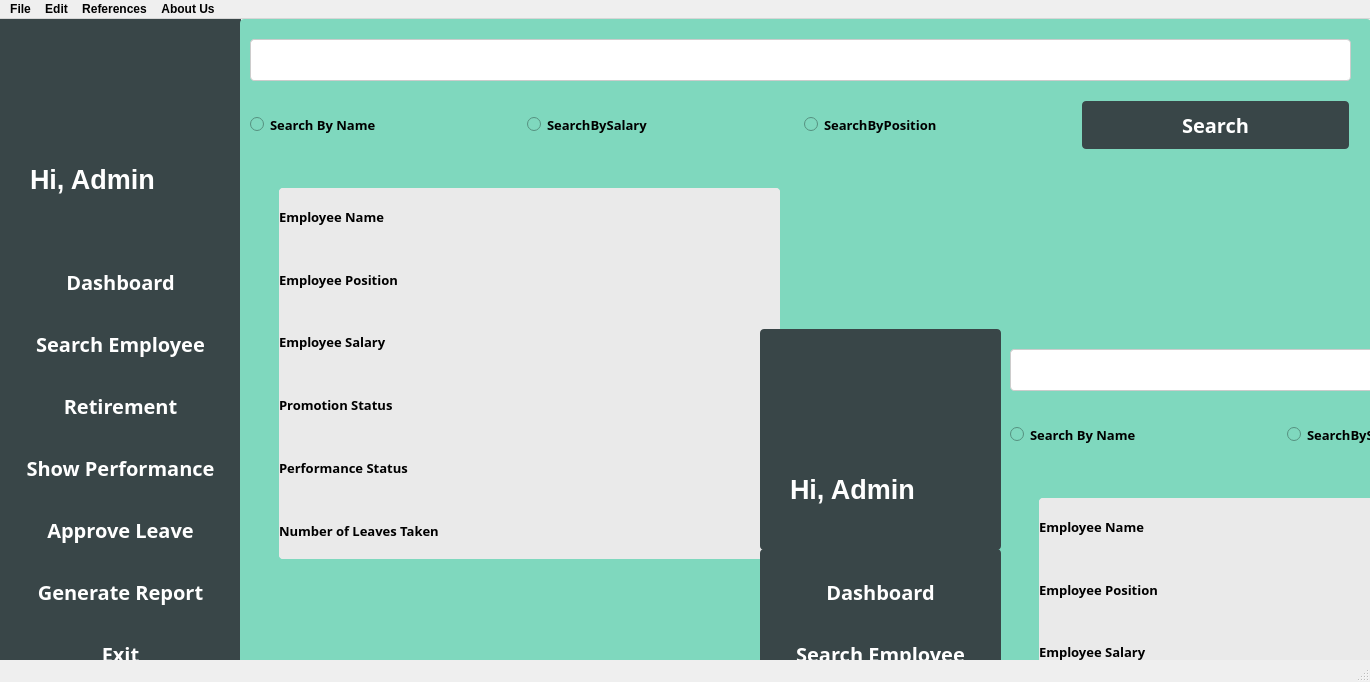
<?xml version="1.0" encoding="UTF-8"?>
<ui version="4.0">
 <class>searchEmployee</class>
 <widget class="QMainWindow" name="searchEmployee">
  <property name="geometry">
   <rect>
    <x>0</x>
    <y>0</y>
    <width>1370</width>
    <height>682</height>
   </rect>
  </property>
  <property name="windowTitle">
   <string>MainWindow</string>
  </property>
  <widget class="QWidget" name="centralwidget">
   <widget class="QWidget" name="widget_2" native="true">
    <property name="geometry">
     <rect>
      <x>0</x>
      <y>220</y>
      <width>241</width>
      <height>458</height>
     </rect>
    </property>
    <property name="styleSheet">
     <string notr="true">background-color: #394648;
</string>
    </property>
    <layout class="QVBoxLayout" name="verticalLayout_2">
     <item>
      <layout class="QVBoxLayout" name="verticalLayout">
       <item>
        <widget class="QPushButton" name="dashButton">
         <property name="font">
          <font>
           <family>Segoe UI Semibold</family>
           <pointsize>-1</pointsize>
           <weight>75</weight>
           <bold>true</bold>
           <underline>false</underline>
           <strikeout>false</strikeout>
          </font>
         </property>
         <property name="styleSheet">
          <string notr="true">background-color: #394648; /* Green */
  width: 100%;
  border: none;
  color: white;
  padding: 10px;
  text-align: center;
  text-decoration: none;
  font-size: 20px;
  margin: 4px 2px;
	border-radius: 4px;</string>
         </property>
         <property name="text">
          <string>Dashboard</string>
         </property>
        </widget>
       </item>
       <item>
        <widget class="QPushButton" name="pushButton_2">
         <property name="font">
          <font>
           <family>Segoe UI Semibold</family>
           <pointsize>-1</pointsize>
           <weight>75</weight>
           <bold>true</bold>
           <underline>false</underline>
           <strikeout>false</strikeout>
          </font>
         </property>
         <property name="styleSheet">
          <string notr="true">background-color: #394648; /* Green */
  width: 100%;
  border: none;
  color: white;
  padding: 10px;
  text-align: center;
  text-decoration: none;
  font-size: 20px;
  margin: 4px 2px;
	border-radius: 4px;</string>
         </property>
         <property name="text">
          <string>Search Employee</string>
         </property>
        </widget>
       </item>
       <item>
        <widget class="QPushButton" name="retireButton">
         <property name="font">
          <font>
           <family>Segoe UI Semibold</family>
           <pointsize>-1</pointsize>
           <weight>75</weight>
           <bold>true</bold>
           <underline>false</underline>
           <strikeout>false</strikeout>
          </font>
         </property>
         <property name="styleSheet">
          <string notr="true">background-color: #394648; /* Green */
  width: 100%;
  border: none;
  color: white;
  padding: 10px;
  text-align: center;
  text-decoration: none;
  font-size: 20px;
  margin: 4px 2px;
	border-radius: 4px;</string>
         </property>
         <property name="text">
          <string>Retirement</string>
         </property>
        </widget>
       </item>
       <item>
        <widget class="QPushButton" name="pushButton_4">
         <property name="font">
          <font>
           <family>Segoe UI Semibold</family>
           <pointsize>-1</pointsize>
           <weight>75</weight>
           <bold>true</bold>
           <underline>false</underline>
           <strikeout>false</strikeout>
          </font>
         </property>
         <property name="styleSheet">
          <string notr="true">background-color: #394648; /* Green */
  width: 100%;
  border: none;
  color: white;
  padding: 10px;
  text-align: center;
  text-decoration: none;
  font-size: 20px;
  margin: 4px 2px;
	border-radius: 4px;</string>
         </property>
         <property name="text">
          <string>Show Performance</string>
         </property>
        </widget>
       </item>
       <item>
        <widget class="QPushButton" name="pushButton_5">
         <property name="font">
          <font>
           <family>Segoe UI Semibold</family>
           <pointsize>-1</pointsize>
           <weight>75</weight>
           <bold>true</bold>
           <underline>false</underline>
           <strikeout>false</strikeout>
          </font>
         </property>
         <property name="styleSheet">
          <string notr="true">background-color: #394648; /* Green */
  width: 100%;
  border: none;
  color: white;
  padding: 10px;
  text-align: center;
  text-decoration: none;
  font-size: 20px;
  margin: 4px 2px;
	border-radius: 4px;</string>
         </property>
         <property name="text">
          <string>Approve Leave</string>
         </property>
        </widget>
       </item>
       <item>
        <widget class="QPushButton" name="pushButton_6">
         <property name="font">
          <font>
           <family>Segoe UI Semibold</family>
           <pointsize>-1</pointsize>
           <weight>75</weight>
           <bold>true</bold>
           <underline>false</underline>
           <strikeout>false</strikeout>
          </font>
         </property>
         <property name="styleSheet">
          <string notr="true">background-color: #394648; /* Green */
  width: 100%;
  border: none;
  color: white;
  padding: 10px;
  text-align: center;
  text-decoration: none;
  font-size: 20px;
  margin: 4px 2px;
	border-radius: 4px;</string>
         </property>
         <property name="text">
          <string>Generate Report</string>
         </property>
        </widget>
       </item>
       <item>
        <widget class="QPushButton" name="pushButton_7">
         <property name="font">
          <font>
           <family>Segoe UI Semibold</family>
           <pointsize>-1</pointsize>
           <weight>75</weight>
           <bold>true</bold>
           <underline>false</underline>
           <strikeout>false</strikeout>
          </font>
         </property>
         <property name="styleSheet">
          <string notr="true">background-color: #394648; /* Green */
  width: 100%;
  border: none;
  color: white;
  padding: 10px;
  text-align: center;
  text-decoration: none;
  font-size: 20px;
  margin: 4px 2px;
	border-radius: 4px;</string>
         </property>
         <property name="text">
          <string>Exit</string>
         </property>
        </widget>
       </item>
      </layout>
     </item>
    </layout>
   </widget>
   <widget class="QWidget" name="widget" native="true">
    <property name="geometry">
     <rect>
      <x>0</x>
      <y>0</y>
      <width>241</width>
      <height>221</height>
     </rect>
    </property>
    <property name="font">
     <font>
      <family>Comic Sans MS</family>
      <pointsize>10</pointsize>
      <weight>75</weight>
      <bold>true</bold>
     </font>
    </property>
    <property name="styleSheet">
     <string notr="true">background-color: #394648;</string>
    </property>
    <widget class="QLabel" name="label">
     <property name="geometry">
      <rect>
       <x>30</x>
       <y>130</y>
       <width>171</width>
       <height>61</height>
      </rect>
     </property>
     <property name="font">
      <font>
       <family>Segoe UI</family>
       <pointsize>20</pointsize>
       <weight>75</weight>
       <bold>true</bold>
      </font>
     </property>
     <property name="styleSheet">
      <string notr="true">color: white;</string>
     </property>
     <property name="text">
      <string>Hi, Admin</string>
     </property>
    </widget>
    <widget class="QLabel" name="adminImage">
     <property name="geometry">
      <rect>
       <x>100</x>
       <y>20</y>
       <width>151</width>
       <height>111</height>
      </rect>
     </property>
     <property name="font">
      <font>
       <family>Segoe UI</family>
       <pointsize>20</pointsize>
       <weight>75</weight>
       <bold>true</bold>
      </font>
     </property>
     <property name="styleSheet">
      <string notr="true">color: white;</string>
     </property>
     <property name="text">
      <string/>
     </property>
    </widget>
   </widget>
   <widget class="QWidget" name="widget_3" native="true">
    <property name="geometry">
     <rect>
      <x>240</x>
      <y>0</y>
      <width>1131</width>
      <height>681</height>
     </rect>
    </property>
    <property name="styleSheet">
     <string notr="true">background-color: #7fd8be;
border-radius: 4px</string>
    </property>
    <widget class="QWidget" name="widget_4" native="true">
     <property name="geometry">
      <rect>
       <x>9</x>
       <y>139</y>
       <width>1101</width>
       <height>511</height>
      </rect>
     </property>
     <property name="autoFillBackground">
      <bool>false</bool>
     </property>
     <widget class="QWidget" name="widget_5" native="true">
      <property name="geometry">
       <rect>
        <x>30</x>
        <y>30</y>
        <width>501</width>
        <height>371</height>
       </rect>
      </property>
      <property name="font">
       <font>
        <family>Segoe UI Semibold</family>
        <pointsize>11</pointsize>
        <weight>75</weight>
        <bold>true</bold>
       </font>
      </property>
      <property name="styleSheet">
       <string notr="true">background-color: #eaeaea;</string>
      </property>
      <layout class="QHBoxLayout" name="horizontalLayout_2">
       <item>
        <layout class="QVBoxLayout" name="verticalLayout_4">
         <item>
          <widget class="QLabel" name="label_2">
           <property name="font">
            <font>
             <family>Segoe UI Semibold</family>
             <pointsize>10</pointsize>
             <weight>75</weight>
             <bold>true</bold>
            </font>
           </property>
           <property name="text">
            <string>Employee Name</string>
           </property>
          </widget>
         </item>
         <item>
          <widget class="QLabel" name="label_4">
           <property name="font">
            <font>
             <family>Segoe UI Semibold</family>
             <pointsize>10</pointsize>
             <weight>75</weight>
             <bold>true</bold>
            </font>
           </property>
           <property name="text">
            <string>Employee Position</string>
           </property>
          </widget>
         </item>
         <item>
          <widget class="QLabel" name="label_7">
           <property name="font">
            <font>
             <family>Segoe UI Semibold</family>
             <pointsize>10</pointsize>
             <weight>75</weight>
             <bold>true</bold>
            </font>
           </property>
           <property name="text">
            <string>Employee Salary</string>
           </property>
          </widget>
         </item>
         <item>
          <widget class="QLabel" name="label_9">
           <property name="font">
            <font>
             <family>Segoe UI Semibold</family>
             <pointsize>10</pointsize>
             <weight>75</weight>
             <bold>true</bold>
            </font>
           </property>
           <property name="text">
            <string>Promotion Status</string>
           </property>
          </widget>
         </item>
         <item>
          <widget class="QLabel" name="label_11">
           <property name="font">
            <font>
             <family>Segoe UI Semibold</family>
             <pointsize>10</pointsize>
             <weight>75</weight>
             <bold>true</bold>
            </font>
           </property>
           <property name="text">
            <string>Performance Status</string>
           </property>
          </widget>
         </item>
         <item>
          <widget class="QLabel" name="label_13">
           <property name="font">
            <font>
             <family>Segoe UI Semibold</family>
             <pointsize>10</pointsize>
             <weight>75</weight>
             <bold>true</bold>
            </font>
           </property>
           <property name="text">
            <string>Number of Leaves Taken</string>
           </property>
          </widget>
         </item>
        </layout>
       </item>
       <item>
        <layout class="QVBoxLayout" name="verticalLayout_5">
         <item>
          <widget class="QLabel" name="label_3">
           <property name="font">
            <font>
             <family>Segoe UI Semibold</family>
             <pointsize>10</pointsize>
             <weight>75</weight>
             <bold>true</bold>
            </font>
           </property>
           <property name="text">
            <string/>
           </property>
          </widget>
         </item>
         <item>
          <widget class="QLabel" name="label_5">
           <property name="font">
            <font>
             <family>Segoe UI Semibold</family>
             <pointsize>10</pointsize>
             <weight>75</weight>
             <bold>true</bold>
            </font>
           </property>
           <property name="text">
            <string/>
           </property>
          </widget>
         </item>
         <item>
          <widget class="QLabel" name="label_6">
           <property name="font">
            <font>
             <family>Segoe UI Semibold</family>
             <pointsize>10</pointsize>
             <weight>75</weight>
             <bold>true</bold>
            </font>
           </property>
           <property name="text">
            <string/>
           </property>
          </widget>
         </item>
         <item>
          <widget class="QLabel" name="label_8">
           <property name="font">
            <font>
             <family>Segoe UI Semibold</family>
             <pointsize>10</pointsize>
             <weight>75</weight>
             <bold>true</bold>
            </font>
           </property>
           <property name="text">
            <string/>
           </property>
          </widget>
         </item>
         <item>
          <widget class="QLabel" name="label_10">
           <property name="font">
            <font>
             <family>Segoe UI Semibold</family>
             <pointsize>10</pointsize>
             <weight>75</weight>
             <bold>true</bold>
            </font>
           </property>
           <property name="text">
            <string/>
           </property>
          </widget>
         </item>
         <item>
          <widget class="QLabel" name="label_12">
           <property name="font">
            <font>
             <family>Segoe UI Semibold</family>
             <pointsize>10</pointsize>
             <weight>75</weight>
             <bold>true</bold>
            </font>
           </property>
           <property name="text">
            <string/>
           </property>
          </widget>
         </item>
        </layout>
       </item>
      </layout>
     </widget>
     <widget class="QLabel" name="img">
      <property name="geometry">
       <rect>
        <x>574</x>
        <y>35</y>
        <width>501</width>
        <height>361</height>
       </rect>
      </property>
      <property name="text">
       <string/>
      </property>
     </widget>
    </widget>
    <widget class="QWidget" name="layoutWidget">
     <property name="geometry">
      <rect>
       <x>10</x>
       <y>10</y>
       <width>1101</width>
       <height>127</height>
      </rect>
     </property>
     <layout class="QVBoxLayout" name="verticalLayout_3">
      <item>
       <widget class="QLineEdit" name="lineEdit">
        <property name="styleSheet">
         <string notr="true">width: 100%;
  padding: 12px 20px;
  margin: 8px 0;
  border: 1px solid #ccc;
  border-radius: 4px;
background-color: white;
</string>
        </property>
       </widget>
      </item>
      <item>
       <layout class="QHBoxLayout" name="horizontalLayout">
        <item>
         <widget class="QRadioButton" name="radioButton">
          <property name="font">
           <font>
            <family>Segoe UI Semibold</family>
            <pointsize>10</pointsize>
            <weight>75</weight>
            <bold>true</bold>
           </font>
          </property>
          <property name="autoFillBackground">
           <bool>false</bool>
          </property>
          <property name="text">
           <string>Search By Name</string>
          </property>
         </widget>
        </item>
        <item>
         <widget class="QRadioButton" name="radioButton_2">
          <property name="font">
           <font>
            <family>Segoe UI Semibold</family>
            <pointsize>10</pointsize>
            <weight>75</weight>
            <bold>true</bold>
           </font>
          </property>
          <property name="autoFillBackground">
           <bool>false</bool>
          </property>
          <property name="text">
           <string>SearchBySalary</string>
          </property>
         </widget>
        </item>
        <item>
         <widget class="QRadioButton" name="radioButton_3">
          <property name="font">
           <font>
            <family>Segoe UI Semibold</family>
            <pointsize>10</pointsize>
            <weight>75</weight>
            <bold>true</bold>
           </font>
          </property>
          <property name="autoFillBackground">
           <bool>false</bool>
          </property>
          <property name="text">
           <string>SearchByPosition</string>
          </property>
         </widget>
        </item>
        <item>
         <widget class="QPushButton" name="pushButton_8">
          <property name="font">
           <font>
            <family>Segoe UI Semibold</family>
            <pointsize>-1</pointsize>
            <weight>75</weight>
            <bold>true</bold>
            <underline>false</underline>
            <strikeout>false</strikeout>
           </font>
          </property>
          <property name="autoFillBackground">
           <bool>false</bool>
          </property>
          <property name="styleSheet">
           <string notr="true">background-color: #394648; /* Green */
  width: 100%;
  border: none;
  color: white;
  padding: 10px;
  text-align: center;
  text-decoration: none;
  font-size: 20px;
  margin: 4px 2px;
	border-radius: 4px;</string>
          </property>
          <property name="text">
           <string>Search</string>
          </property>
         </widget>
        </item>
       </layout>
      </item>
     </layout>
    </widget>
    <widget class="QWidget" name="widget_6" native="true">
     <property name="geometry">
      <rect>
       <x>760</x>
       <y>310</y>
       <width>1131</width>
       <height>681</height>
      </rect>
     </property>
     <property name="styleSheet">
      <string notr="true">background-color: #7fd8be;
border-radius: 4px</string>
     </property>
     <widget class="QWidget" name="widget_7" native="true">
      <property name="geometry">
       <rect>
        <x>9</x>
        <y>139</y>
        <width>1101</width>
        <height>511</height>
       </rect>
      </property>
      <property name="autoFillBackground">
       <bool>false</bool>
      </property>
      <widget class="QWidget" name="widget_8" native="true">
       <property name="geometry">
        <rect>
         <x>30</x>
         <y>30</y>
         <width>501</width>
         <height>371</height>
        </rect>
       </property>
       <property name="font">
        <font>
         <family>Segoe UI Semibold</family>
         <pointsize>11</pointsize>
         <weight>75</weight>
         <bold>true</bold>
        </font>
       </property>
       <property name="styleSheet">
        <string notr="true">background-color: #eaeaea;</string>
       </property>
       <layout class="QHBoxLayout" name="horizontalLayout_3">
        <item>
         <layout class="QVBoxLayout" name="verticalLayout_6">
          <item>
           <widget class="QLabel" name="label_14">
            <property name="font">
             <font>
              <family>Segoe UI Semibold</family>
              <pointsize>10</pointsize>
              <weight>75</weight>
              <bold>true</bold>
             </font>
            </property>
            <property name="text">
             <string>Employee Name</string>
            </property>
           </widget>
          </item>
          <item>
           <widget class="QLabel" name="label_15">
            <property name="font">
             <font>
              <family>Segoe UI Semibold</family>
              <pointsize>10</pointsize>
              <weight>75</weight>
              <bold>true</bold>
             </font>
            </property>
            <property name="text">
             <string>Employee Position</string>
            </property>
           </widget>
          </item>
          <item>
           <widget class="QLabel" name="label_16">
            <property name="font">
             <font>
              <family>Segoe UI Semibold</family>
              <pointsize>10</pointsize>
              <weight>75</weight>
              <bold>true</bold>
             </font>
            </property>
            <property name="text">
             <string>Employee Salary</string>
            </property>
           </widget>
          </item>
          <item>
           <widget class="QLabel" name="label_17">
            <property name="font">
             <font>
              <family>Segoe UI Semibold</family>
              <pointsize>10</pointsize>
              <weight>75</weight>
              <bold>true</bold>
             </font>
            </property>
            <property name="text">
             <string>Promotion Status</string>
            </property>
           </widget>
          </item>
          <item>
           <widget class="QLabel" name="label_18">
            <property name="font">
             <font>
              <family>Segoe UI Semibold</family>
              <pointsize>10</pointsize>
              <weight>75</weight>
              <bold>true</bold>
             </font>
            </property>
            <property name="text">
             <string>Performance Status</string>
            </property>
           </widget>
          </item>
          <item>
           <widget class="QLabel" name="label_19">
            <property name="font">
             <font>
              <family>Segoe UI Semibold</family>
              <pointsize>10</pointsize>
              <weight>75</weight>
              <bold>true</bold>
             </font>
            </property>
            <property name="text">
             <string>Number of Leaves Taken</string>
            </property>
           </widget>
          </item>
         </layout>
        </item>
        <item>
         <layout class="QVBoxLayout" name="verticalLayout_7">
          <item>
           <widget class="QLabel" name="label_20">
            <property name="font">
             <font>
              <family>Segoe UI Semibold</family>
              <pointsize>10</pointsize>
              <weight>75</weight>
              <bold>true</bold>
             </font>
            </property>
            <property name="text">
             <string/>
            </property>
           </widget>
          </item>
          <item>
           <widget class="QLabel" name="label_21">
            <property name="font">
             <font>
              <family>Segoe UI Semibold</family>
              <pointsize>10</pointsize>
              <weight>75</weight>
              <bold>true</bold>
             </font>
            </property>
            <property name="text">
             <string/>
            </property>
           </widget>
          </item>
          <item>
           <widget class="QLabel" name="label_22">
            <property name="font">
             <font>
              <family>Segoe UI Semibold</family>
              <pointsize>10</pointsize>
              <weight>75</weight>
              <bold>true</bold>
             </font>
            </property>
            <property name="text">
             <string/>
            </property>
           </widget>
          </item>
          <item>
           <widget class="QLabel" name="label_23">
            <property name="font">
             <font>
              <family>Segoe UI Semibold</family>
              <pointsize>10</pointsize>
              <weight>75</weight>
              <bold>true</bold>
             </font>
            </property>
            <property name="text">
             <string/>
            </property>
           </widget>
          </item>
          <item>
           <widget class="QLabel" name="label_24">
            <property name="font">
             <font>
              <family>Segoe UI Semibold</family>
              <pointsize>10</pointsize>
              <weight>75</weight>
              <bold>true</bold>
             </font>
            </property>
            <property name="text">
             <string/>
            </property>
           </widget>
          </item>
          <item>
           <widget class="QLabel" name="label_25">
            <property name="font">
             <font>
              <family>Segoe UI Semibold</family>
              <pointsize>10</pointsize>
              <weight>75</weight>
              <bold>true</bold>
             </font>
            </property>
            <property name="text">
             <string/>
            </property>
           </widget>
          </item>
         </layout>
        </item>
       </layout>
      </widget>
      <widget class="QLabel" name="img_2">
       <property name="geometry">
        <rect>
         <x>574</x>
         <y>35</y>
         <width>501</width>
         <height>361</height>
        </rect>
       </property>
       <property name="text">
        <string/>
       </property>
      </widget>
     </widget>
     <widget class="QWidget" name="layoutWidget_2">
      <property name="geometry">
       <rect>
        <x>10</x>
        <y>10</y>
        <width>1101</width>
        <height>127</height>
       </rect>
      </property>
      <layout class="QVBoxLayout" name="verticalLayout_8">
       <item>
        <widget class="QLineEdit" name="lineEdit_2">
         <property name="styleSheet">
          <string notr="true">width: 100%;
  padding: 12px 20px;
  margin: 8px 0;
  border: 1px solid #ccc;
  border-radius: 4px;
background-color: white;
</string>
         </property>
        </widget>
       </item>
       <item>
        <layout class="QHBoxLayout" name="horizontalLayout_4">
         <item>
          <widget class="QRadioButton" name="radioButton_4">
           <property name="font">
            <font>
             <family>Segoe UI Semibold</family>
             <pointsize>10</pointsize>
             <weight>75</weight>
             <bold>true</bold>
            </font>
           </property>
           <property name="autoFillBackground">
            <bool>false</bool>
           </property>
           <property name="text">
            <string>Search By Name</string>
           </property>
          </widget>
         </item>
         <item>
          <widget class="QRadioButton" name="radioButton_5">
           <property name="font">
            <font>
             <family>Segoe UI Semibold</family>
             <pointsize>10</pointsize>
             <weight>75</weight>
             <bold>true</bold>
            </font>
           </property>
           <property name="autoFillBackground">
            <bool>false</bool>
           </property>
           <property name="text">
            <string>SearchBySalary</string>
           </property>
          </widget>
         </item>
         <item>
          <widget class="QRadioButton" name="radioButton_6">
           <property name="font">
            <font>
             <family>Segoe UI Semibold</family>
             <pointsize>10</pointsize>
             <weight>75</weight>
             <bold>true</bold>
            </font>
           </property>
           <property name="autoFillBackground">
            <bool>false</bool>
           </property>
           <property name="text">
            <string>SearchByPosition</string>
           </property>
          </widget>
         </item>
         <item>
          <widget class="QPushButton" name="pushButton_9">
           <property name="font">
            <font>
             <family>Segoe UI Semibold</family>
             <pointsize>-1</pointsize>
             <weight>75</weight>
             <bold>true</bold>
             <underline>false</underline>
             <strikeout>false</strikeout>
            </font>
           </property>
           <property name="autoFillBackground">
            <bool>false</bool>
           </property>
           <property name="styleSheet">
            <string notr="true">background-color: #394648; /* Green */
  width: 100%;
  border: none;
  color: white;
  padding: 10px;
  text-align: center;
  text-decoration: none;
  font-size: 20px;
  margin: 4px 2px;
	border-radius: 4px;</string>
           </property>
           <property name="text">
            <string>Search</string>
           </property>
          </widget>
         </item>
        </layout>
       </item>
      </layout>
     </widget>
    </widget>
    <widget class="QWidget" name="widget_9" native="true">
     <property name="geometry">
      <rect>
       <x>520</x>
       <y>530</y>
       <width>241</width>
       <height>458</height>
      </rect>
     </property>
     <property name="styleSheet">
      <string notr="true">background-color: #394648;
</string>
     </property>
     <layout class="QVBoxLayout" name="verticalLayout_9">
      <item>
       <layout class="QVBoxLayout" name="verticalLayout_10">
        <item>
         <widget class="QPushButton" name="dashButton_2">
          <property name="font">
           <font>
            <family>Segoe UI Semibold</family>
            <pointsize>-1</pointsize>
            <weight>75</weight>
            <bold>true</bold>
            <underline>false</underline>
            <strikeout>false</strikeout>
           </font>
          </property>
          <property name="styleSheet">
           <string notr="true">background-color: #394648; /* Green */
  width: 100%;
  border: none;
  color: white;
  padding: 10px;
  text-align: center;
  text-decoration: none;
  font-size: 20px;
  margin: 4px 2px;
	border-radius: 4px;</string>
          </property>
          <property name="text">
           <string>Dashboard</string>
          </property>
         </widget>
        </item>
        <item>
         <widget class="QPushButton" name="pushButton_3">
          <property name="font">
           <font>
            <family>Segoe UI Semibold</family>
            <pointsize>-1</pointsize>
            <weight>75</weight>
            <bold>true</bold>
            <underline>false</underline>
            <strikeout>false</strikeout>
           </font>
          </property>
          <property name="styleSheet">
           <string notr="true">background-color: #394648; /* Green */
  width: 100%;
  border: none;
  color: white;
  padding: 10px;
  text-align: center;
  text-decoration: none;
  font-size: 20px;
  margin: 4px 2px;
	border-radius: 4px;</string>
          </property>
          <property name="text">
           <string>Search Employee</string>
          </property>
         </widget>
        </item>
        <item>
         <widget class="QPushButton" name="retireButton_2">
          <property name="font">
           <font>
            <family>Segoe UI Semibold</family>
            <pointsize>-1</pointsize>
            <weight>75</weight>
            <bold>true</bold>
            <underline>false</underline>
            <strikeout>false</strikeout>
           </font>
          </property>
          <property name="styleSheet">
           <string notr="true">background-color: #394648; /* Green */
  width: 100%;
  border: none;
  color: white;
  padding: 10px;
  text-align: center;
  text-decoration: none;
  font-size: 20px;
  margin: 4px 2px;
	border-radius: 4px;</string>
          </property>
          <property name="text">
           <string>Retirement</string>
          </property>
         </widget>
        </item>
        <item>
         <widget class="QPushButton" name="pushButton_10">
          <property name="font">
           <font>
            <family>Segoe UI Semibold</family>
            <pointsize>-1</pointsize>
            <weight>75</weight>
            <bold>true</bold>
            <underline>false</underline>
            <strikeout>false</strikeout>
           </font>
          </property>
          <property name="styleSheet">
           <string notr="true">background-color: #394648; /* Green */
  width: 100%;
  border: none;
  color: white;
  padding: 10px;
  text-align: center;
  text-decoration: none;
  font-size: 20px;
  margin: 4px 2px;
	border-radius: 4px;</string>
          </property>
          <property name="text">
           <string>Show Performance</string>
          </property>
         </widget>
        </item>
        <item>
         <widget class="QPushButton" name="pushButton_11">
          <property name="font">
           <font>
            <family>Segoe UI Semibold</family>
            <pointsize>-1</pointsize>
            <weight>75</weight>
            <bold>true</bold>
            <underline>false</underline>
            <strikeout>false</strikeout>
           </font>
          </property>
          <property name="styleSheet">
           <string notr="true">background-color: #394648; /* Green */
  width: 100%;
  border: none;
  color: white;
  padding: 10px;
  text-align: center;
  text-decoration: none;
  font-size: 20px;
  margin: 4px 2px;
	border-radius: 4px;</string>
          </property>
          <property name="text">
           <string>Approve Leave</string>
          </property>
         </widget>
        </item>
        <item>
         <widget class="QPushButton" name="pushButton_12">
          <property name="font">
           <font>
            <family>Segoe UI Semibold</family>
            <pointsize>-1</pointsize>
            <weight>75</weight>
            <bold>true</bold>
            <underline>false</underline>
            <strikeout>false</strikeout>
           </font>
          </property>
          <property name="styleSheet">
           <string notr="true">background-color: #394648; /* Green */
  width: 100%;
  border: none;
  color: white;
  padding: 10px;
  text-align: center;
  text-decoration: none;
  font-size: 20px;
  margin: 4px 2px;
	border-radius: 4px;</string>
          </property>
          <property name="text">
           <string>Generate Report</string>
          </property>
         </widget>
        </item>
        <item>
         <widget class="QPushButton" name="pushButton_13">
          <property name="font">
           <font>
            <family>Segoe UI Semibold</family>
            <pointsize>-1</pointsize>
            <weight>75</weight>
            <bold>true</bold>
            <underline>false</underline>
            <strikeout>false</strikeout>
           </font>
          </property>
          <property name="styleSheet">
           <string notr="true">background-color: #394648; /* Green */
  width: 100%;
  border: none;
  color: white;
  padding: 10px;
  text-align: center;
  text-decoration: none;
  font-size: 20px;
  margin: 4px 2px;
	border-radius: 4px;</string>
          </property>
          <property name="text">
           <string>Exit</string>
          </property>
         </widget>
        </item>
       </layout>
      </item>
     </layout>
    </widget>
    <widget class="QWidget" name="widget_10" native="true">
     <property name="geometry">
      <rect>
       <x>520</x>
       <y>310</y>
       <width>241</width>
       <height>221</height>
      </rect>
     </property>
     <property name="font">
      <font>
       <family>Comic Sans MS</family>
       <pointsize>10</pointsize>
       <weight>75</weight>
       <bold>true</bold>
      </font>
     </property>
     <property name="styleSheet">
      <string notr="true">background-color: #394648;</string>
     </property>
     <widget class="QLabel" name="label_26">
      <property name="geometry">
       <rect>
        <x>30</x>
        <y>130</y>
        <width>171</width>
        <height>61</height>
       </rect>
      </property>
      <property name="font">
       <font>
        <family>Segoe UI</family>
        <pointsize>20</pointsize>
        <weight>75</weight>
        <bold>true</bold>
       </font>
      </property>
      <property name="styleSheet">
       <string notr="true">color: white;</string>
      </property>
      <property name="text">
       <string>Hi, Admin</string>
      </property>
     </widget>
     <widget class="QLabel" name="adminImage_2">
      <property name="geometry">
       <rect>
        <x>100</x>
        <y>20</y>
        <width>151</width>
        <height>111</height>
       </rect>
      </property>
      <property name="font">
       <font>
        <family>Segoe UI</family>
        <pointsize>20</pointsize>
        <weight>75</weight>
        <bold>true</bold>
       </font>
      </property>
      <property name="styleSheet">
       <string notr="true">color: white;</string>
      </property>
      <property name="text">
       <string/>
      </property>
     </widget>
    </widget>
   </widget>
  </widget>
  <widget class="QMenuBar" name="menubar">
   <property name="geometry">
    <rect>
     <x>0</x>
     <y>0</y>
     <width>1370</width>
     <height>26</height>
    </rect>
   </property>
   <property name="font">
    <font>
     <weight>75</weight>
     <bold>true</bold>
    </font>
   </property>
   <widget class="QMenu" name="menuFile">
    <property name="title">
     <string>File</string>
    </property>
   </widget>
   <widget class="QMenu" name="menuEdit">
    <property name="title">
     <string>Edit</string>
    </property>
   </widget>
   <widget class="QMenu" name="menuAbout_Us">
    <property name="title">
     <string>References</string>
    </property>
   </widget>
   <widget class="QMenu" name="menuAbout_Us_2">
    <property name="title">
     <string>About Us</string>
    </property>
   </widget>
   <addaction name="menuFile"/>
   <addaction name="menuEdit"/>
   <addaction name="menuAbout_Us"/>
   <addaction name="menuAbout_Us_2"/>
  </widget>
  <widget class="QStatusBar" name="statusbar"/>
 </widget>
 <resources/>
 <connections/>
</ui>
